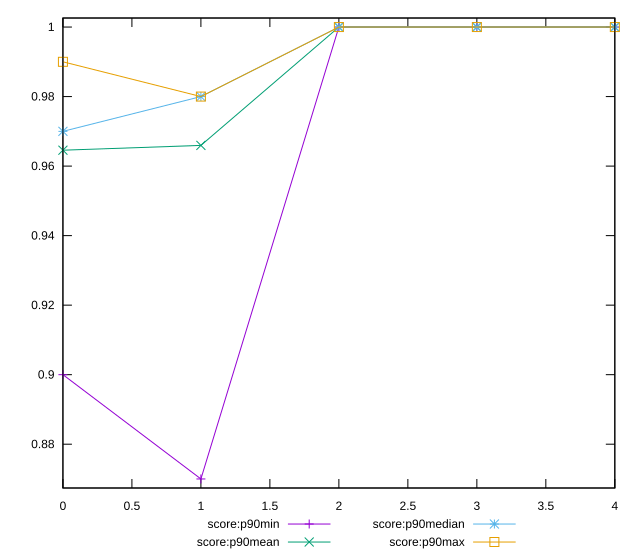

The script that saved this image:
reset

$scoreP90Min <<EOF
0 0.9
1 0.87
2 1
3 1
4 1
EOF

$scoreP90Mean <<EOF
0 0.9645744680851059
1 0.9659574468085109
2 1
3 1
4 1
EOF

$scoreP90Median <<EOF
0 0.97
1 0.98
2 1
3 1
4 1
EOF

$scoreP90Max <<EOF
0 0.99
1 0.98
2 1
3 1
4 1
EOF

set key outside below
set xrange [0:4]
set yrange [0.8674:1.0026]
set trange [0.8674:1.0026]
set terminal svg size 640, 560 enhanced background rgb 'white'
set output "report_00019_2021-02-10T18-14-37.922Z//bootup-time/progression/score.svg"

plot $scoreP90Min title "score:p90min" with linespoints, \
     $scoreP90Mean title "score:p90mean" with linespoints, \
     $scoreP90Median title "score:p90median" with linespoints, \
     $scoreP90Max title "score:p90max" with linespoints

reset
